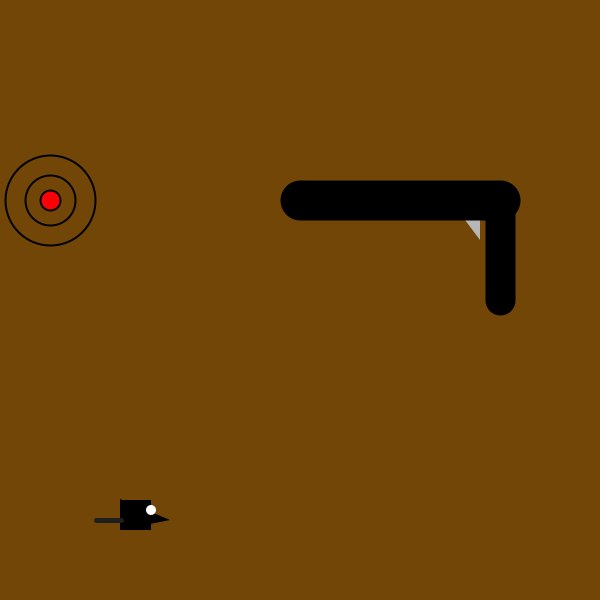
Frame 1 (no input)
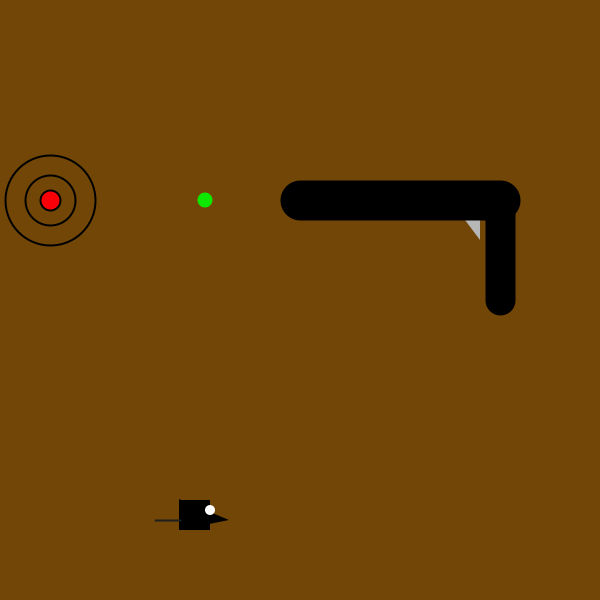
Frame 60 (the mouse pressed at the canvas centre just before this capture)
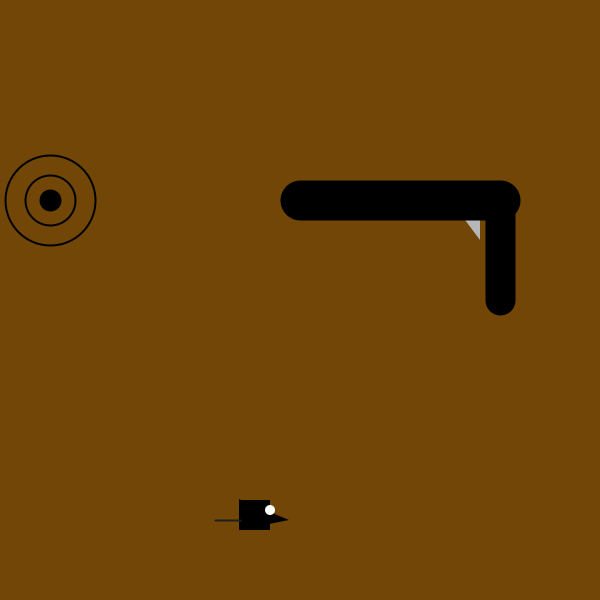
Frame 120 (the mouse held since frame 60 and released just before this capture)

The Processing sketch that drew these frames (run headless with seeded random() and noise(); from frame 60 on, the mouse is pressed at the canvas centre):

// Processing sketch: goodcopy_project_2
// ── goodcopy_project_2.pde
int x;
int y;
boolean Flashing = false;
int flashTime = 0;
void setup() {
  size(600, 600);
  x = 500;
  y = 120;
  strokeWeight(5);
}

void draw() {
  background(113, 70, 7);
  noStroke();
  fill(14, 232, 0);
  ellipse(x, 200, 15, 15);
  fill(183, 183, 183);
  triangle(450, 200, 480, 200, 480, 240);

  
  x = x - 5;
  if (x < 50) {
    x = 500;
  }
  
  
  fill(0, 0, 0);
  triangle(y, 530, y+50, 520, y, 499);
  y = y + 1;
  if (y < -180) {
  }
  rect(y, 500, 30, 30);
  fill(255, 255, 255);
  ellipse(y+30, 510, 10, 10);
  stroke(30);
  line(y, 520, y-25, 520);
  stroke(180, 177, 177);
  



  float dx = x - 50;
  float dy = 200 - 200;
  float distance = sqrt(dx * dx + dy * dy);
  if (distance < 15 / 2 + 20 / 2) {
    Flashing = true;
    flashTime = millis();
  }

  if (Flashing && millis() - flashTime > 500) {
    Flashing = false;
  }
  //fill(0, 0, 0);
  //triangle(120, 530, 150, 520, 120, 499);
  //rect(100, 500, 30, 30);
  //fill(255, 255, 255);
  //ellipse(130, 510, 10, 10);
  //stroke(30);
  //line(100, 520, 75, 520);
  //stroke(180, 177, 177);
  //fill(183, 183, 183);
  //triangle(450, 200, 480, 200, 480, 240);

  stroke(0);
  strokeWeight(30);
  line(500, 200, 500, 300);
  strokeWeight(40);
  line(500, 200, 300, 200);
  strokeWeight(2);
  fill(350);
  ellipse(50, 200, 90, 90);
  ellipse(50, 200, 50, 50);
  if (Flashing) {
    fill(0, 0, 0);
  } else {
    fill(252, 0, 8);
  }
  ellipse(50, 200, 20, 20);
}
